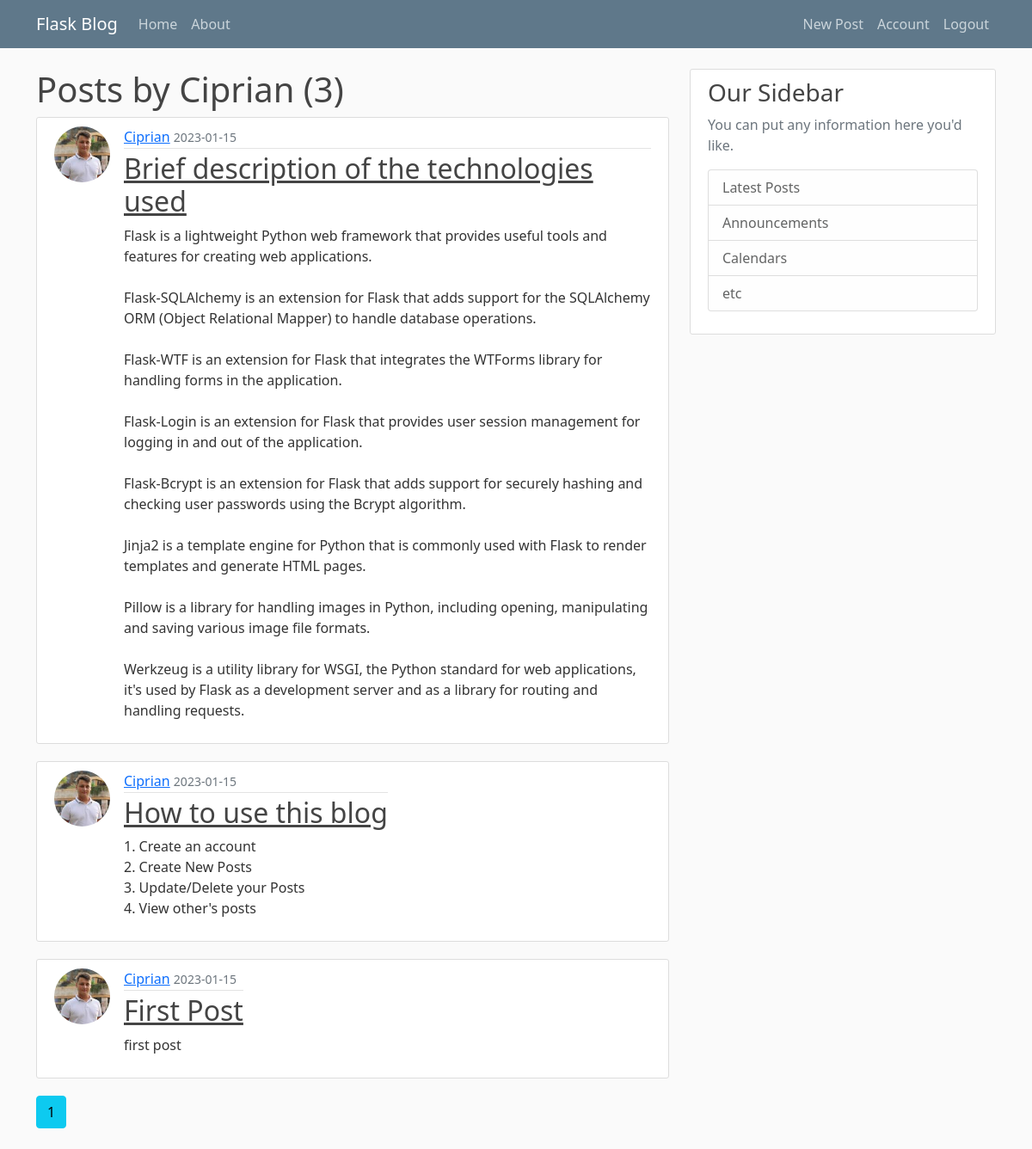
/user/Ciprian (signed in), run on the app's committed database.
### flaskblog/models.py (models this page shows, shortened)
class User(db.Model, UserMixin):
    id = db.Column(db.Integer, primary_key=True)
    username = db.Column(db.String(20), unique=True, nullable=False)
    email = db.Column(db.String(120), unique=True, nullable=False)
    image_file = db.Column(db.String(20), nullable=False, default='default.jpg')
    password = db.Column(db.String(60), nullable=False)
    posts = db.relationship('Post', backref='author', lazy=True)

class Post(db.Model):
    id = db.Column(db.Integer, primary_key=True)
    title = db.Column(db.String(100), nullable=False)
    date_posted = db.Column(db.DateTime, nullable=False, default=datetime.utcnow)
    content = db.Column(db.Text, nullable=False)
    user_id = db.Column(db.Integer, db.ForeignKey('user.id'), nullable=False)

### flaskblog/routes.py (the view)
@app.route('/user/<string:username>')
def user_posts(username):
    page = request.args.get('page', default=1, type=int)
    user = User.query.filter_by(username=username).first_or_404()
    posts = Post.query.filter_by(author=user)\
            .order_by(Post.date_posted.desc())\
            .paginate(per_page=4, page=page)
    return render_template('user_posts.html', posts=posts , user=user)

### flaskblog/models.py (called while the page is built)
@login_manager.user_loader
def load_user(user_id):
    return User.query.get(int(user_id))

### flaskblog/templates/user_posts.html
{% extends "layout.html" %}
{% block content %}
<h1 class="mn-3"> Posts by {{user.username}} ({{posts.total}})</h1>
{% for post in posts.items %}
<article class="media content-section d-flex justify-content-start">
    <img class="rounded-circle article-img" src="{{url_for('static',filename='profile_pics/'+post.author.image_file)}}">
    <div class="media-body">
        <div class="article-metadata">
            <a class="mr-2" href="{{url_for('user_posts',username=post.author.username)}}">{{ post.author.username }}</a>
            <small class="text-muted">{{ post.date_posted.strftime('%Y-%m-%d') }}</small>
        </div>
        <h2><a class="article-title" href="{{ url_for('post',post_id=post.id) }}">{{ post.title }}</a></h2>
        <p class="article-content">{{ post.content }}</p>
    </div>
</article>
{% endfor %}
{% for page_num in posts.iter_pages(left_edge=1, right_edge=1 , left_current=2, right_current=2) %}
    {% if page_num %}
        {% if posts.page == page_num %}
            <a class="btn btn-info mb-4" href="{{url_for('user_posts',username=user.username,page=page_num)}}">{{page_num}}</a>
        {% else %}
            <a class="btn btn-outline-info mb-4" href="{{url_for('user_posts',username=user.username,page=page_num)}}">{{page_num}}</a>
        {% endif %}
    {% else %}
        ...
    {% endif %}
{% endfor %}
{% endblock content %}

### flaskblog/static/main.css (style rules this page uses)
body { background: #fafafa; color: #333333; margin-top: 5rem; }
h1, h2, h3, h4, h5, h6 { color: #444444; }
.content-section { background: #ffffff; padding: 10px 20px; border: 1px solid #dddddd; border-radius: 3px; margin-bottom: 20px; }
.article-title { color: #444444; }
.article-content { white-space: pre-line; }
.article-img { height: 65px; width: 65px; margin-right: 16px; }
.article-metadata { padding-bottom: 1px; margin-bottom: 4px; border-bottom: 1px solid #e3e3e3 }

### data on the page
User: username "Ciprian"
Post: image_file (picture), author.username "Ciprian", date_posted "2023-01-15", title "Brief description of the technologies used", content "Flask is a lightweight Python web framework that provides useful tools and features for creating web applications. Flask-SQLAlchemy is an extension for Flask that adds support for the SQLAlchemy ORM (Object Relational Mapper) to handle database operations. Flask-WTF is an extension for Flask that integrates the WTForms library for handling forms in the application. Flask-Login is an extension for Flask that provides user session management for logging in and out of the application. Flask-Bcrypt is an extension for Flask that adds support for securely hashing and checking user passwords using the Bcrypt algorithm. Jinja2 is a template engine for Python that is commonly used with Flask to…"
Post: image_file (picture), author.username "Ciprian", date_posted "2023-01-15", title "How to use this blog", content "1. Create an account 2. Create New Posts 3. Update/Delete your Posts 4. View other's posts"
Post: image_file (picture), author.username "Ciprian", date_posted "2023-01-15", title "First Post", content "first post"

### other printed values
{{ posts.total }} "3"
{{ page_num }} "1"
